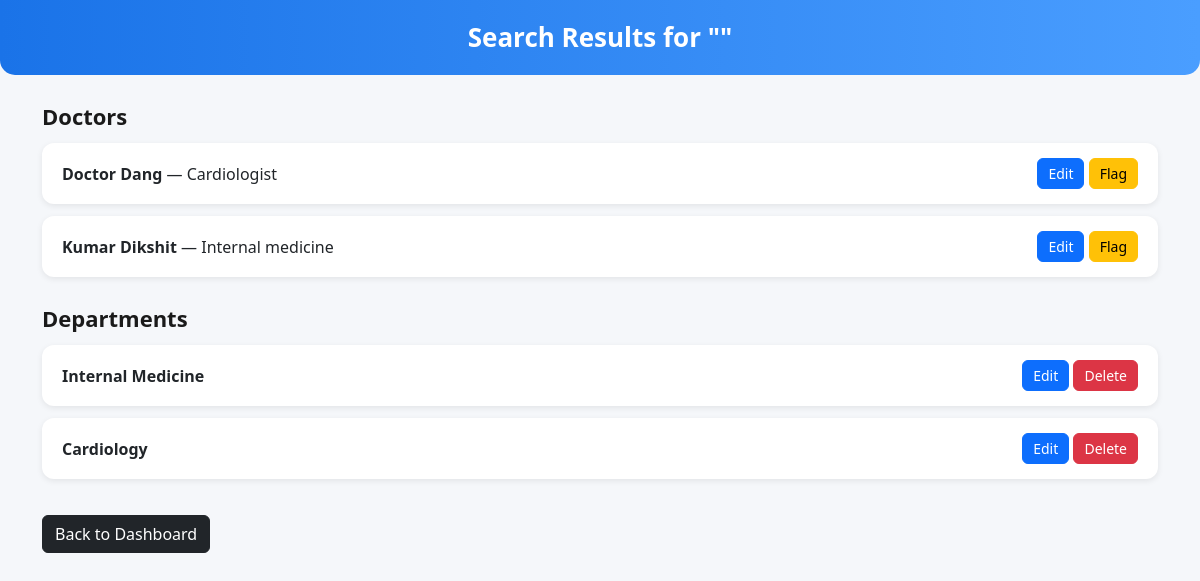
The app's page /adminsearch (signed in), older data.
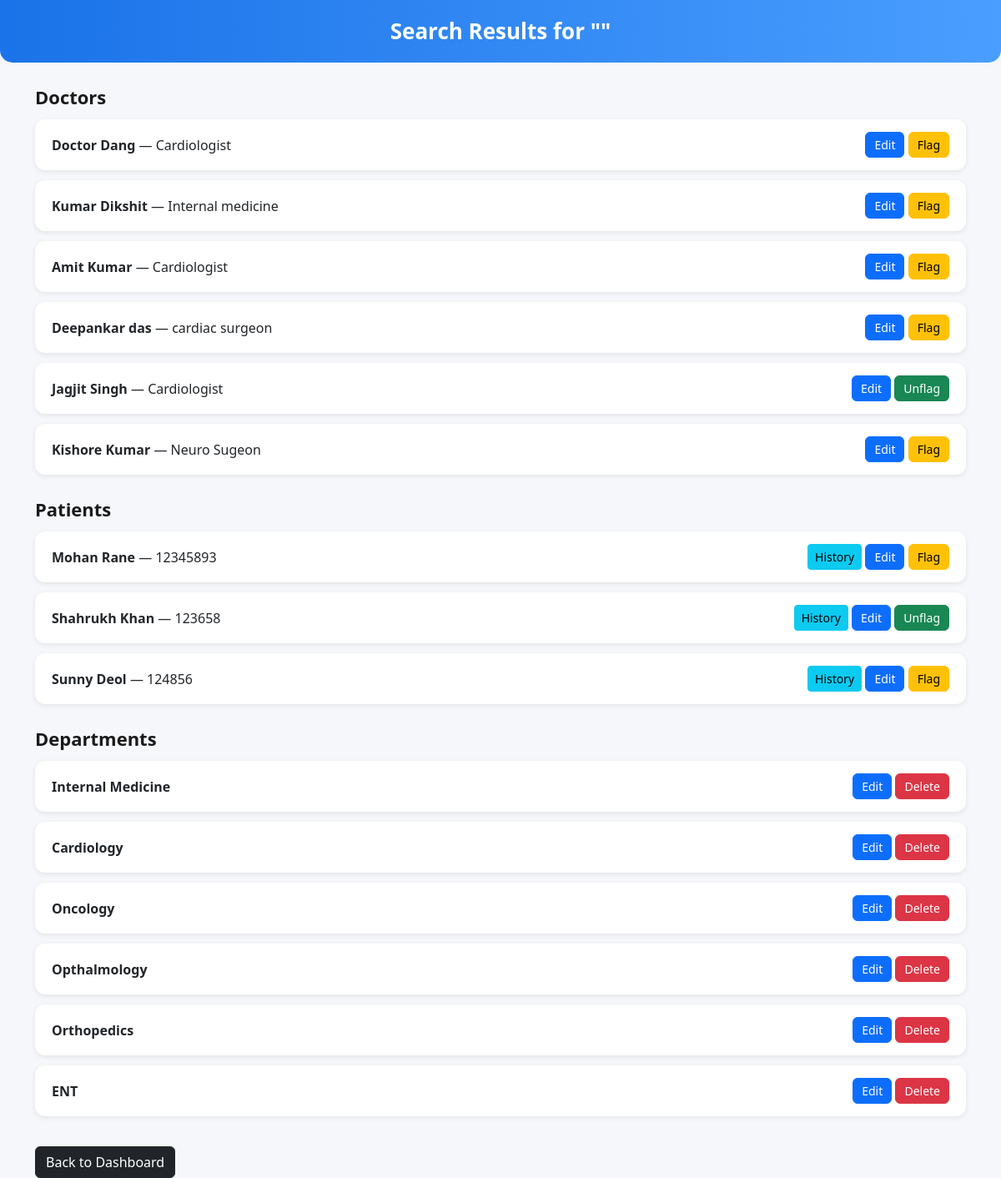
The same page, newer data.
### application/models.py (models this page shows)
class Doctor(UserMixin, db.Model):
    id = db.Column(db.Integer(), primary_key = True)
    username = db.Column(db.String(), nullable = False, unique = True)
    password = db.Column(db.String(), nullable = False)
    name = db.Column(db.String(), nullable = False)
    qualification = db.Column(db.String(), nullable = False)
    experience = db.Column(db.Integer(), nullable = False)
    fee = db.Column(db.Integer(), nullable = False)
    flagged = db.Column(db.Integer(), nullable = False,default = 0)
    specialization = db.Column(db.String(), nullable = False)
    designation = db.Column(db.String(), nullable = False)
    registration_num = db.Column(db.String(), nullable = False)
    doctor_id = db.Column(db.Integer(), db.ForeignKey("user.id"), nullable = False)
    appointment = db.relationship('Appointment', backref = 'doctor')
    department_id = db.Column(db.Integer(), db.ForeignKey("department.id"), nullable = False)

class Department(UserMixin, db.Model):
    id = db.Column(db.Integer(), primary_key = True)
    name = db.Column(db.String(), nullable = False, unique = True)
    description = db.Column(db.String(), nullable = False)
    doctor = db.relationship('Doctor', backref = 'department')

class Patient(UserMixin, db.Model):
    id = db.Column(db.Integer(), primary_key = True)
    username = db.Column(db.String(), nullable = False, unique = True)
    password = db.Column(db.String(), nullable = False)
    name = db.Column(db.String(), nullable = False)
    age = db.Column(db.Integer(), nullable = False)
    gender = db.Column(db.String(), nullable = False)
    address = db.Column(db.String(), nullable = False)
    contact_num = db.Column(db.Integer(), nullable = False)
    medical_history = db.Column(db.String(), nullable = False)
    flagged = db.Column(db.Integer(), nullable = False, default = 0)
    patient_id = db.Column(db.Integer(), db.ForeignKey("user.id"), nullable = False)
    appointment = db.relationship('Appointment', backref = 'patient')

### application/routes.py (the view)
@app.route('/adminsearch')
@login_required
def admin_search():
    if current_user.user_role != 0:
        abort(403)
    query = request.args.get('q', '').strip()
    doctors = Doctor.query.filter(Doctor.name.ilike(f"%{query}%")).all()
    patients = Patient.query.filter(Patient.name.ilike(f"%{query}%")).all()
    departments = Department.query.filter(Department.name.ilike(f"%{query}%")).all()
    return render_template(
        'admin_search.html',
        query=query,
        doctors=doctors,
        patients=patients,
        departments=departments
    )

### templates/admin_search.html (shortened to what this page needs)
<!DOCTYPE html>
<html lang="en">
<head>
    <link href="https://cdn.jsdelivr.net/npm/bootstrap@5.3.3/dist/css/bootstrap.min.css" rel="stylesheet">
</head>
<body>
<div class="header">
    Search Results for "{{ query }}"
</div>
<div class="container">
    {% if doctors %}
        <div class="section-title">Doctors</div>
        {% for d in doctors %}
        <div class="result-box">
            <div>
                <strong>{{ d.name }}</strong> — {{ d.specialization }}
            </div>
            <div>
                <a href="{{ url_for('edit_doctor', doctor_id=d.id) }}" class="btn btn-primary btn-action">Edit</a>
                {% if d.flagged == 0 %}
                <form action="{{ url_for('flag_doctor', doctor_id=d.id) }}" method="post" style="display:inline;">
                    <button class="btn btn-warning btn-action">Flag</button>
                </form>
                {% else %}
                <form action="{{ url_for('unflag_doctor', doctor_id=d.id) }}" method="post" style="display:inline;">
                    <button class="btn btn-success btn-action">Unflag</button>
                </form>
                {% endif %}
            </div>
        </div>
        {% endfor %}
    {% endif %}
    {% if patients %}
        <div class="section-title">Patients</div>
        {% for p in patients %}
        <div class="result-box">
            <div>
                <strong>{{ p.name }}</strong> — {{ p.contact_num }}
            </div>
            <div>
                                <a href="{{ url_for('patient_history', patient_id=p.id) }}"
                   class="btn btn-info btn-sm">
                    History
                </a>
                <a href="{{ url_for('edit_patient', patient_id=p.id) }}" class="btn btn-primary btn-action">Edit</a>
                {% if p.flagged == 0 %}
                <form action="{{ url_for('flag_patient', patient_id=p.id) }}" method="post" style="display:inline;">
                    <button class="btn btn-warning btn-action">Flag</button>
                </form>
                {% else %}
                <form action="{{ url_for('unflag_patient', patient_id=p.id) }}" method="post" style="display:inline;">
                    <button class="btn btn-success btn-action">Unflag</button>
                </form>
                {% endif %}
            </div>
        </div>
        {% endfor %}
    {% endif %}
    {% if departments %}
        <div class="section-title">Departments</div>
        {% for dep in departments %}
        <div class="result-box">
            <div>
                <strong>{{ dep.name }}</strong>
            </div>
            <div>
                <a href="{{ url_for('edit_department', department_id=dep.id) }}" class="btn btn-primary btn-action">Edit</a>
                <form action="{{ url_for('delete_department', department_id=dep.id) }}"
                      method="post" style="display:inline;"
                      onsubmit="return confirm('Delete this department?');">
                    <button class="btn btn-danger btn-action">Delete</button>
                </form>
            </div>
        </div>
        {% endfor %}
    {% endif %}
    <a href="{{ url_for('admin_dashboard') }}" class="btn btn-dark mt-4">Back to Dashboard</a>
</div>
</body>
</html>

### templates/admin_search.html (style rules this page uses)
body { background: #f5f7fa; font-family: 'Segoe UI', sans-serif; }
.header { background: linear-gradient(90deg, #1a73e8, #4a9eff); padding: 18px; color: white; font-size: 26px; font-weight: 600; text-align: center; border-radius: 0 0 15px 15px; margin-bottom: 25px; }
.result-box { background: white; padding: 15px 20px; border-radius: 12px; margin-bottom: 12px; box-shadow: 0 2px 6px rgba(0,0,0,0.08); display: flex; justify-content: space-between; align-items: center; }
.section-title { font-size: 22px; font-weight: 600; color: #1a1a1a; margin-top: 25px; margin-bottom: 10px; }
.btn-action { padding: 4px 10px; font-size: 14px; border-radius: 6px; }

Row changes from the older to the newer data that the page shows:
added Doctor: name "Amit Kumar", specialization "Cardiologist"
added Doctor: name "Deepankar das", specialization "cardiac surgeon"
added Doctor: name "Jagjit Singh", specialization "Cardiologist"
added Doctor: name "Kishore Kumar", specialization "Neuro Sugeon"
added Patient: name "Mohan Rane", contact_num "12345893"
added Patient: name "Shahrukh Khan", contact_num "123658"
added Patient: name "Sunny Deol", contact_num "124856"
added Department: name "Oncology"
added Department: name "Opthalmology"
added Department: name "Orthopedics"
added Department: name "ENT"
Text that changed along with them:
text now shown: "Patients"
